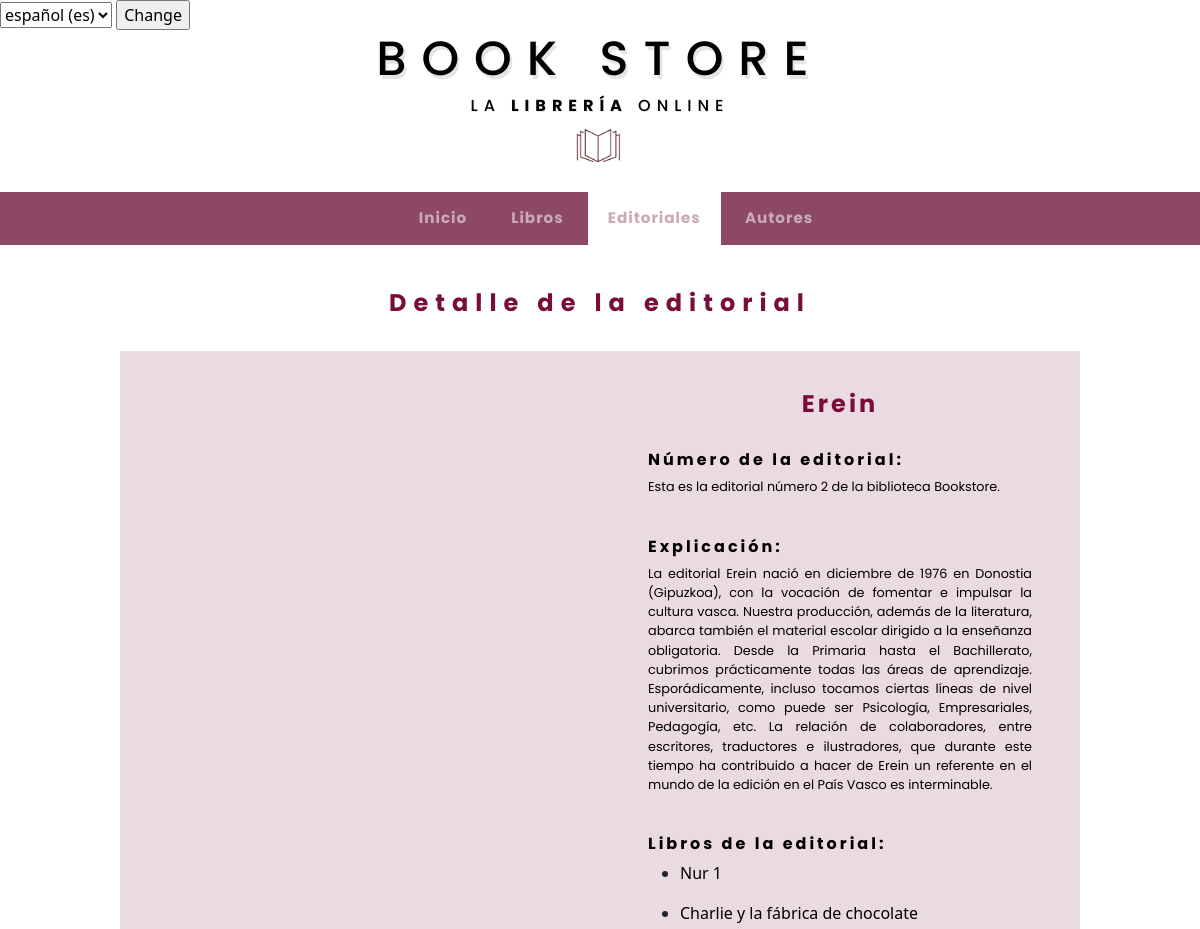
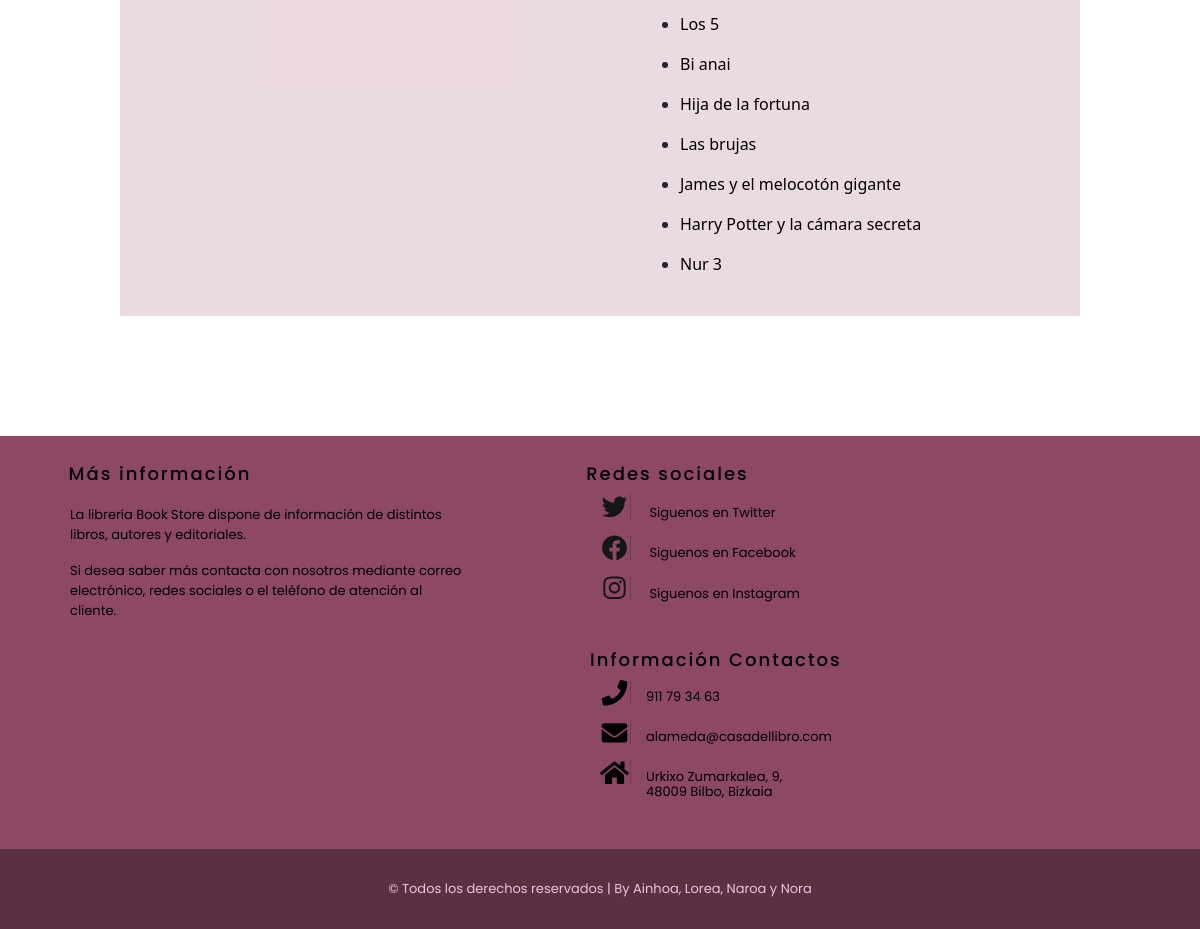
Screenshot of /appBookStore/editorial/2/libros/ with the database file from the repository (2 pictures, top to bottom).
### appBookStore/models.py (models this page shows, shortened)
class Editorial(models.Model):
    nombre = models.CharField(max_length=50)
    explicacion = models.CharField(max_length=800)
    imagenLink = models.CharField(max_length=800)

class Libro(models.Model):
    nombre = models.CharField(max_length=50)
    autores = models.ManyToManyField(Autor)
    editorial = models.ForeignKey(Editorial, on_delete=models.CASCADE)
    genero = models.ForeignKey(Genero, on_delete=models.CASCADE)
    idioma = models.ForeignKey(Idioma, on_delete=models.CASCADE)
    paginas = models.IntegerField(default=0)
    sinopsis = models.CharField(max_length=800)
    fechaPubli = models.DateField()
    mediaValoracion = models.FloatField(default=0)
    numValoraciones = models.IntegerField(default=0)
    imagenLink = models.CharField(max_length=800)

### appBookStore/views.py (the view)
# urls.py: path('editorial/<int:editorial_id>/libros/', views.detallesEditoriales, name='detallesEditoriales'),
def detallesEditoriales(request, editorial_id):
	editorial = get_object_or_404(Editorial, pk=editorial_id)
	libros = editorial.libro_set.all()
	context = {'editorial' : editorial, 'libros' : libros}
	return render(request, 'detallesEditorial.html', context)

### appBookStore/templates/detallesEditorial.html (shortened to what this page needs)
{% extends "base.html" %}
{% load static %}
{% block titulo %} Detalle de la editorial {% endblock %}
{% block contenido %}
    <div class="ila">
        <div class="zuta">
            <div>
            </div>
        </div>
        <div class="zuta">
            <h3 class="tituloLibro">  {{ editorial.nombre }}</h3>
            <br>
                {% if editorial %}
                    <div>
                        <h4 class="infoTitulos"> Número de la editorial:</h4>
                            <p class="texto">
                                Esta es la editorial número {{ editorial.id }} de la biblioteca Bookstore.
                            </p>
                            <br>
                        <h4 class="infoTitulos"> Explicación:</h4>
                            <p class="texto">
                                {{ editorial.explicacion }}
                            </p>
                            <br>
                        <h4 class="infoTitulos"> Libros de la editorial:</h4>
                            <div class="texto">
                                {% if libros %}
                                {% for l in libros %}
                                <ul>
                                    <li>
                                        <a href= "{% url 'detallesLibro' l.id %}">{{ l.nombre }}</a>
                                    </li>
                                </ul>
                                {% endfor %}
                                {% else %}
                                    <p>La editorial {{editorial.nombre}} no tiene libros</p>
                                {% endif %}
                            </div>
                            <br>
                    </div>
                    {% else %}
                        <p class="texto">No existe esta editorial.</p>
                    {% endif %}
        </div>
    </div>
{% endblock %}

### appBookStore/static/css/main.css (style rules this page uses)
html { min-height: 100%; position: relative; }
body.fondo { background-color: white; margin-top: -64px; height: 100%; padding: 0px; margin: 0px; margin-bottom: 0px; }
a:link { color: rgb(0, 0, 0); text-decoration: none; }

### appBookStore/static/css/detalles.css (style rules this page uses)
.tituloLibro { font-family: 'Poppins', sans-serif; color:rgb(121, 13, 58); font-size: 1.5em; letter-spacing: 3px; text-align: center; font-weight: bold; margin-top: 10%; }
.infoTitulos { font-family: 'Poppins', sans-serif; color: rgb(0, 0, 0); font-size: 1em; letter-spacing: 3px; text-align: left; font-weight: bold; }
p.texto { font-family: 'Poppins', sans-serif; color: rgb(0, 0, 0); font-size: 0.8em; text-align:justify; }
.zuta { float: left; margin-left: 5%; margin-right: 5%; border: black; width: 40%; }
.ila { content: ""; display: table; clear: both; border: black; background-color: rgba(121, 13, 58, 0.151); width: 80%; float: left; margin-left: 10%; margin-right: 10%; margin-bottom: 10%; }

### rows the page displays
Editorial: nombre "Erein", id "2", explicacion "La editorial Erein nació en diciembre de 1976 en Donostia (Gipuzkoa), con la vocación de fomentar e impulsar la cultura vasca. Nuestra producción, además de la literatura, abarca también el material escolar dirigido a la enseñanza obligatoria. Desde la Primaria hasta el Bachillerato, cubrimos prácticamente todas las áreas de aprendizaje. Esporádicamente, incluso tocamos ciertas líneas de nivel universitario, como puede ser Psicología, Empresariales, Pedagogía, etc. La relación de colaboradores, entre escritores, traductores e ilustradores, que durante este tiempo ha contribuido a hacer de Erein un referente en el mundo de la edición en el País Vasco es interminable."
Libro: nombre "Nur 1"
Libro: nombre "Charlie y la fábrica de chocolate"
Libro: nombre "Los 5"
Libro: nombre "Bi anai"
Libro: nombre "Hija de la fortuna"
Libro: nombre "Las brujas"
Libro: nombre "James y el melocotón gigante"
Libro: nombre "Harry Potter y la cámara secreta"
Libro: nombre "Nur 3"

### other values shown
form field language "español (es)"
